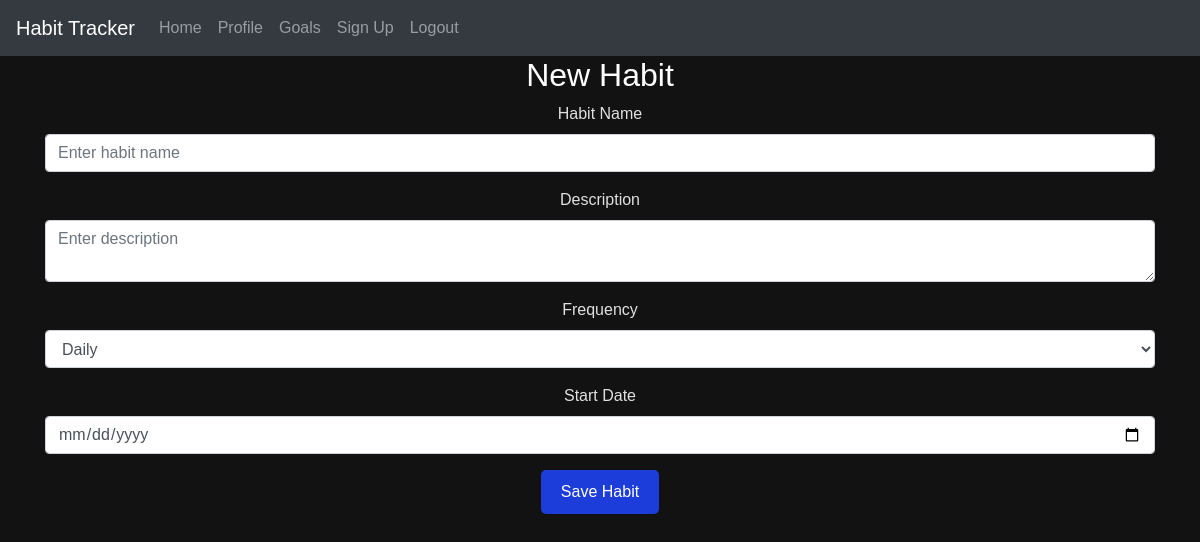
The page /edit-habit/4 (signed in) on the database as committed earlier.
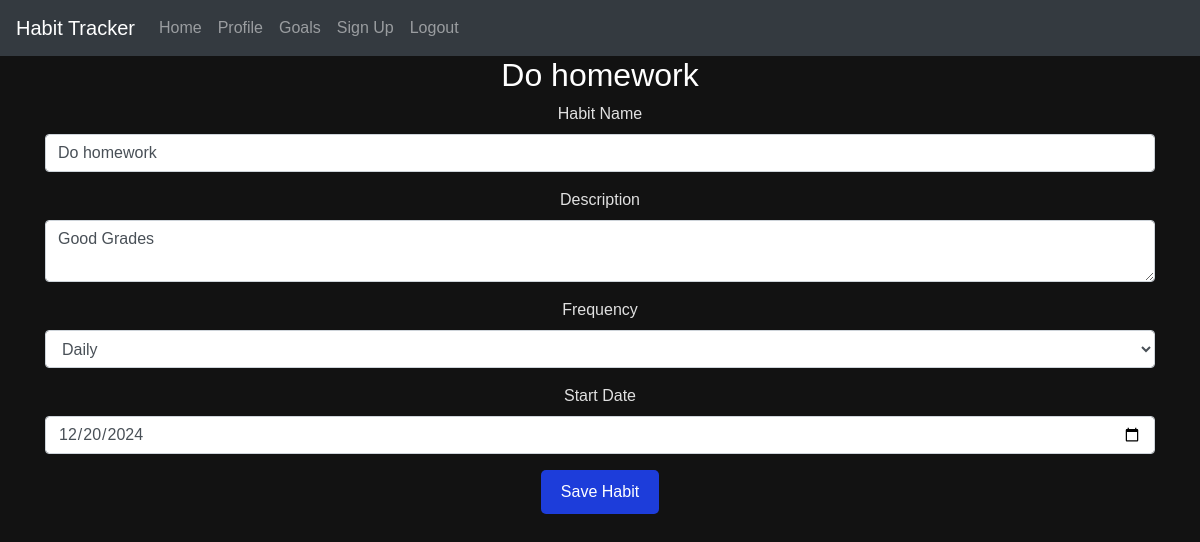
The same page on the database as committed later.
### website/models.py (models this page shows)
class Habit(db.Model):
    __tablename__ = 'habits'  # define the table name
    id = db.Column(db.Integer, primary_key=True)
    name = db.Column(db.String(150), nullable=False)
    description = db.Column(db.Text, nullable=True)
    frequency = db.Column(db.String(50), nullable=False)  # e.g., Daily, Weekly, Monthly
    start_date = db.Column(db.DateTime(timezone=True), default=func.now())
    times_completed = db.Column(db.Integer, default=0)
    last_completed = db.Column(db.DateTime(timezone=True))  # Timestamp of the last completion
    habitlist = db.relationship('Habitlist', backref='habit', lazy=True)

### website/views.py (the view, shortened to what this page needs)
@views.route('/edit-habit/<int:habit_id>', methods=['GET', 'POST'])
@login_required
def edit_habit(habit_id):
    habit = Habit.query.get(habit_id)
    return render_template("edit_habit.html", user=current_user, habit=habit)

### website/__init__.py (called while the page is built)
def create_app():
    app = Flask(__name__)
    app.config['SECRET_KEY'] = 'hjshjhdjah kjshkjdhjs'
    app.config['SQLALCHEMY_DATABASE_URI'] = f'sqlite:///{DB_NAME}'
    app.config['SQLALCHEMY_TRACK_MODIFICATIONS'] = False  # Turn off modification tracking for performance
    db.init_app(app)
    migrate.init_app(app, db)  # Initialize Flask-Migrate with the app and db
    from .views import views
    from .auth import auth
    app.register_blueprint(views, url_prefix='/')
    app.register_blueprint(auth, url_prefix='/')
    from .models import User, Habit, Habitlist  # , Goal, Reminder
    with app.app_context():
        db.create_all()
    login_manager = LoginManager()
    login_manager.login_view = 'auth.login'
    login_manager.init_app(app)
    @login_manager.user_loader
    def load_user(id):
        return User.query.get(int(id))
    return app

### website/templates/edit_habit.html (shortened to what this page needs)
{% extends "base.html" %}
{% block content %}
<h2>{{ habit.name if habit else "New Habit" }}</h2>
<form method="POST">
    <div class="form-group">
        <label for="name">Habit Name</label>
        <input
            type="text"
            class="form-control"
            id="name"
            name="name"
            value="{{ habit.name if habit else '' }}"
            required
            title="Enter the name of the habit"
            placeholder="Enter habit name">
    </div>
    <div class="form-group">
        <label for="description">Description</label>
        <textarea
            class="form-control"
            id="description"
            name="description"
            title="Enter a brief description of the habit"
            placeholder="Enter description">{{ habit.description if habit else '' }}</textarea>
    </div>
    <div class="form-group">
        <label for="frequency">Frequency</label>
        <select
            id="frequency"
            name="frequency"
            class="form-control"
            title="Select how often the habit should be completed">
            <option value="Daily" {% if habit and habit.frequency == 'Daily' %}selected{% endif %}>Daily</option>
        </select>
    </div>
    <div class="form-group">
        <label for="start_date">Start Date</label>
        <input
            type="date"
            class="form-control"
            id="start_date"
            name="start_date"
            value="{{ habit.start_date.strftime('%Y-%m-%d') if habit else '' }}"
            title="Select the start date for the habit">
    </div>
    <button type="submit" class="btn btn-primary">Save Habit</button>
</form>
{% endblock %}

### website/templates/base.html (shortened to what this page needs)
<!DOCTYPE html>
<html lang="en">
<head>
    <link
        rel="stylesheet"
        href="https://stackpath.bootstrapcdn.com/bootstrap/4.4.1/css/bootstrap.min.css"
    />
    <link
        rel="stylesheet"
        href="https://stackpath.bootstrapcdn.com/font-awesome/4.7.0/css/font-awesome.min.css"
    />
    <link rel="stylesheet" href="{{ url_for('static', filename='styles.css') }}">
</head>
<body>
    <nav class="navbar navbar-expand-lg navbar-dark bg-dark">
        <a class="navbar-brand" href="/">Habit Tracker</a>
        <div class="collapse navbar-collapse" id="navbarNav">
            <ul class="navbar-nav">
                <li class="nav-item"><a class="nav-link" href="/">Home</a></li>
                <li class="nav-item"><a class="nav-link" href="/profile">Profile</a></li>
                <li class="nav-item"><a class="nav-link" href="/goals">Goals</a></li>
                <li class="nav-item"><a class="nav-link" href="{{ url_for('auth.sign_up') }}">Sign Up</a></li>
                <li class="nav-item"><a class="nav-link" href="/logout">Logout</a></li>
            </ul>
        </div>
    </nav>
    <div class="container">{% block content %}{% endblock %}</div>
</body>
</html>

### website/static/styles.css (style rules this page uses)
* { box-sizing: border-box; }
body { font-family: Arial, sans-serif; text-align: center; background-color: #121212; color: #e0e0e0; margin: 0; }
h2 { color: #ffffff; }
.btn-primary { background-color: #1d3dda; color: white; padding: 10px 20px; border: none; border-radius: 5px; cursor: pointer; }

Rows that differ between the two databases and show on the page:
added Habit: name "Do homework", description "Good Grades", frequency "Daily", start_date "12/20/2024"
Other text that changed with them:
{{ habit.name if habit else "New Habit" }}: "New Habit" → (not shown)
form field frequency: "Daily" → (not shown)
